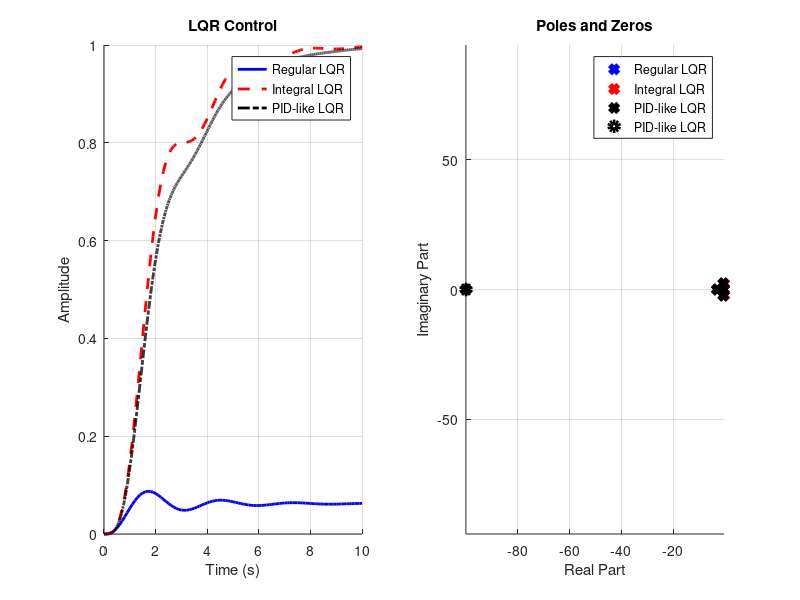

Here is the MATLAB script that generated this plot:
% LQR Control Example
% This script sets up a Linear Quadratic Regulator (LQR) problem with given system
% matrices and computes the optimal gain matrix.
clear;clc;

% a good example for better PID-like LQR control
% Gs=tf(1,[1,0.01,5]);
% Q=diag([1,1]);
% R=1;

% another test example
Gs=tf(1,conv([1,0.01],[1,0.01,5]));
Q=diag([1,1,1]);
R=0.1;


[A,B,C,D]=ssdata(Gs);
n=size(A,1);
m=size(B,2);

% Regular LQR
K=-lqr(A,B,Q,R);
Ts=ss(A+B*K,B,C,D);
Ts1=tf(Ts);

% Integral LQR
Q_aug=blkdiag(Q,10);
A_aug = [A, zeros(n,1); -C, 0];
B_aug = [B; -D];
B_r=[zeros(n,1);1];
C_aug=[C,0];
K_aug = -lqr(A_aug, B_aug, Q_aug, R);
Ts=ss(A_aug+B_aug*K_aug,B_r,C_aug,D);
Ts2=tf(Ts);

% PID-like LQR
tau=1e-2;
Q_aug = blkdiag(Q,10,10);
A_aug = [A, zeros(n,1),zeros(n,1); -inv(tau)*C, -inv(tau),0; -C, 0, 0];
B_aug = [B; -inv(tau)*D;-D];
B_r=[zeros(n,1);inv(tau);1];
C_aug= [C, 0, 0];
K_aug = -lqr(A_aug, B_aug, Q_aug, R);
Ts=ss(A_aug+B_aug*K_aug,B_r,C_aug,D);
Ts3=tf(Ts);

figure(1);clf;
subplot(1,2,1);cla;hold on;grid on;
xlabel("Time (s)");ylabel("Amplitude");title("LQR Control");
[y1,t1]=step(Ts1,10);
[y2,t2]=step(Ts2,10);
[y3,t3]=step(Ts3,10);
plot(t1,y1,'b','LineWidth',2,'DisplayName','Regular LQR');
plot(t2,y2,'r--','LineWidth',2,'DisplayName','Integral LQR');
plot(t3,y3,'k-.','LineWidth',2,'DisplayName','PID-like LQR');
legend('show');
subplot(1,2,2);cla;hold on;grid on;
[poles1,zeros1]=pzmap(Ts1);
[poles2,zeros2]=pzmap(Ts2);
[poles3,zeros3]=pzmap(Ts3);
plot(real(poles1),imag(poles1),'bx','LineWidth',4,'DisplayName','Regular LQR');
plot(real(poles2),imag(poles2),'rx','LineWidth',4,'DisplayName','Integral LQR');
plot(real(poles3),imag(poles3),'kx','LineWidth',4,'DisplayName','PID-like LQR');
plot(real(zeros1),imag(zeros1),'bo','LineWidth',4,'DisplayName','Regular LQR');
plot(real(zeros2),imag(zeros2),'ro','LineWidth',4,'DisplayName','Integral LQR');
plot(real(zeros3),imag(zeros3),'ko','LineWidth',4,'DisplayName','PID-like LQR');
xlabel("Real Part");ylabel("Imaginary Part");title("Poles and Zeros");
axis equal;grid on;
legend('show');

